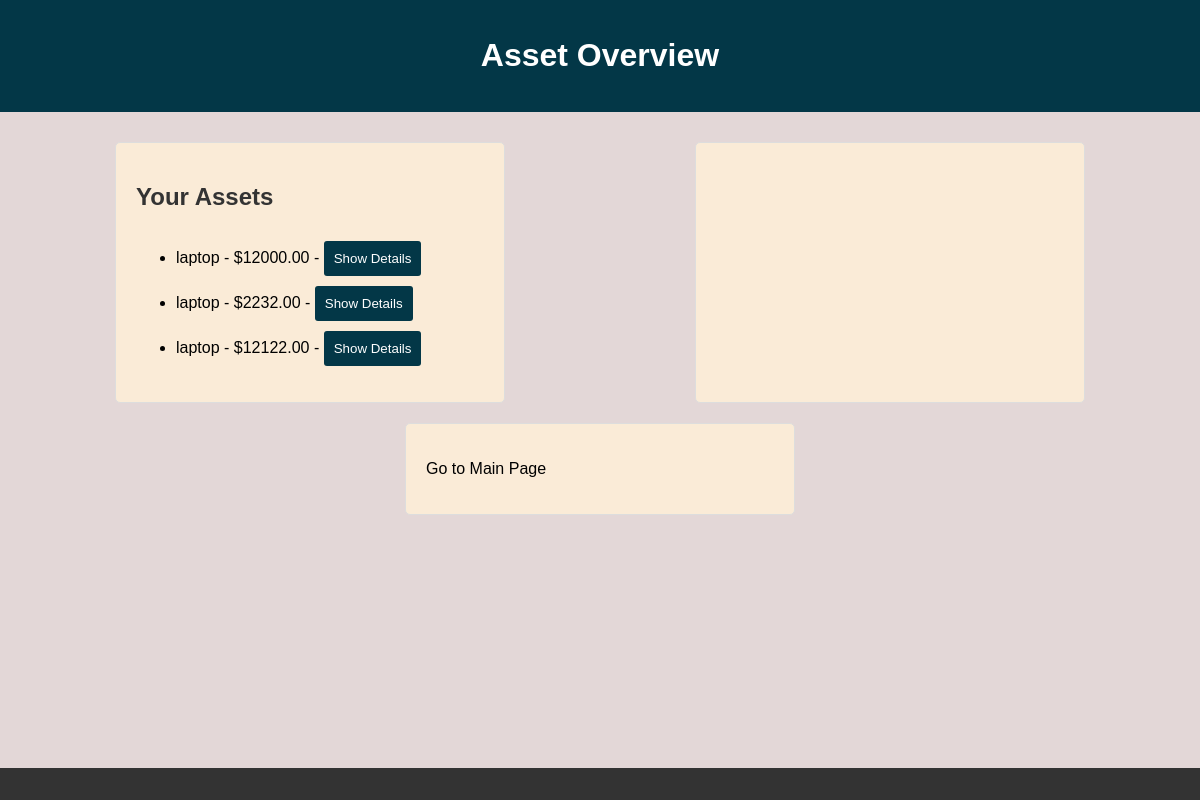
The page /asset_management/asset_overview/ on the database as committed earlier.
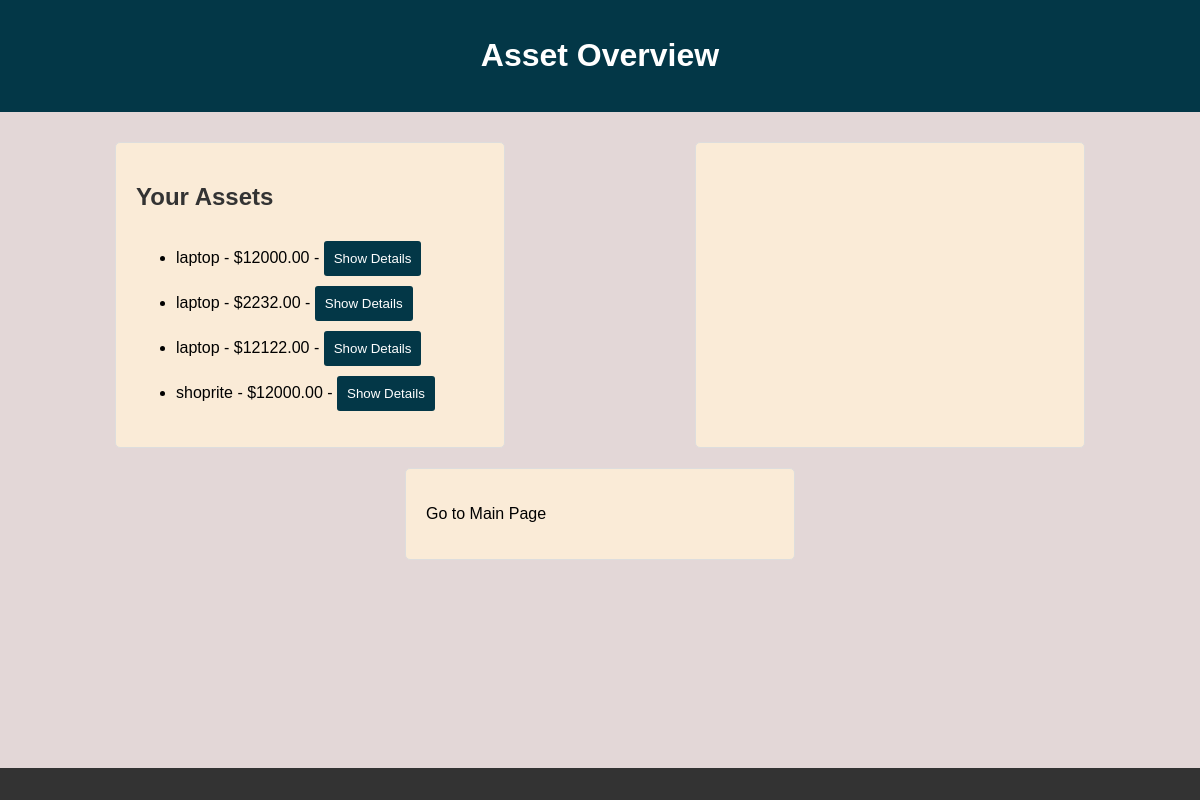
The same page on the database as committed later.
### asset_management/models.py (models this page shows, shortened)
class Asset(models.Model):
    name = models.CharField(max_length=255)
    purchase_price = models.DecimalField(max_digits=10, decimal_places=2)
    additional_costs = models.DecimalField(max_digits=10, decimal_places=2, default=10)
    total_amount = models.DecimalField(max_digits=10, decimal_places=2, editable=False)
    purchase_date = models.DateField(auto_now_add=True)

### asset_management/views.py (the view)
# urls.py: path('asset_overview/', asset_overview, name='asset_overview'),
def asset_overview(request):
    owned_assets = Asset.objects.all()
    return render(request, 'asset_overview.html', {'owned_assets': owned_assets})

### templates/Asset_overview.html (shortened to what this page needs)
<!DOCTYPE html>
<html lang="en">
<head>
    {% load static %}
    <link rel="stylesheet" href="{% static 'asset_overview.css' %}">
</head>
<body>
    <header>
        <h1>Asset Overview</h1>
    </header>
    <section>
        <div class="asset-info">
            <h2>Your Assets</h2>
            <ul>
                {% for asset in owned_assets %}
                    <li>
                        {{ asset.name }} - ${{ asset.total_amount }} -
                        <button onclick="showDetails('{{ asset.name }}',  {{ asset.total_amount }},    {{ asset.additional_costs }})">Show Details</button>
                    </li>
                {% endfor %}
            </ul>
        </div>
        <div class="asset-details" id="assetDetails">
        </div>
        <div class="go-to-main" id="goToMain" onclick="goToMainPage()">
            <p>Go to Main Page</p>
        </div>
    </section>
    <footer>
    </footer>
</body>
</html>

Rows that differ between the two databases and show on the page:
added Asset: name "shoprite", total_amount "12000.00"
